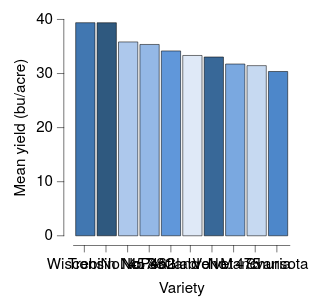

This figure's Vega-Lite source:
### Vega-Lite specification from a JSON file in a GitHub repository (floating-point values rounded to 4 significant figures)
{"background": null, "config": {"arc": {"fill": "#DBDBDB", "fillOpacity": 1.0, "innerRadius": 25.0, "padAngle": 0.03, "stroke": "black", "strokeOpacity": 1, "strokeWidth": 0.25}, "area": {"fill": "#DBDBDB", "fillOpacity": 1.0, "stroke": "black", "strokeOpacity": 1, "strokeWidth": 0.25}, "axis": {"domain": true, "domainCap": "round", "domainColor": "black", "domainWidth": 0.25, "grid": false, "gridCap": "round", "gridColor": "#F1F1F1", "gridDash": [0, 0], "gridOpacity": 1.0, "gridWidth": 0.25, "labelColor": "black", "labelFont": "HelveticaNeue", "labelFontSize": 7, "labelFontStyle": "normal", "labelFontWeight": 400, "offset": 4.5, "ticks": true, "tickCap": "round", "tickColor": "black", "tickSize": 3, "tickWidth": 0.25, "titleColor": "black", "titleFont": "HelveticaNeue", "titleFontSize": 7, "titleFontStyle": "normal", "titleFontWeight": 400}, "axisX": {"domain": true, "labelAlign": "center", "labelAngle": 0, "labels": true, "ticks": true, "translate": 0}, "axisY": {"domain": true, "labelAlign": "right", "labelAngle": 0, "labels": true, "ticks": true, "translate": 0}, "axisRight": {"domain": true, "labelAlign": "left", "labelAngle": 0, "labels": true, "ticks": true, "translate": 0}, "axisTop": {"domain": true, "labelAlign": "center", "labelAngle": 0, "labels": true, "ticks": true, "translate": 0}, "bar": {"fill": "#DBDBDB", "fillOpacity": 1.0, "stroke": "black", "strokeOpacity": 1, "strokeWidth": 0.25}, "boxplot": {"size": 9.0, "ticks": {"cornerRadius": 0.25, "fill": "black", "size": 4.5, "thickness": 0.25}, "box": {"fillOpacity": 1.0, "stroke": "black", "strokeOpacity": 1, "strokeWidth": 0.25}, "median": {"fill": "black", "fillOpacity": 1.0, "size": 9.0, "thickness": 0.25}, "rule": {"fill": "black", "fillOpacity": 1.0, "size": 10.0, "stroke": "black", "strokeDash": [0, 0], "strokeOpacity": 1, "strokeWidth": 0.25}, "outliers": {"color": "black", "fill": "black", "fillOpacity": 1.0, "size": 0, "stroke": "black", "strokeOpacity": 1, "strokeWidth": 0.25}}, "circle": {"fill": "black", "fillOpacity": 1.0, "size": 0.5, "stroke": "black", "strokeOpacity": 1, "strokeWidth": 0.25}, "errorband": {"band": {"fillOpacity": 0.6, "stroke": null, "strokeWidth": 0.25, "strokeOpacity": 1}, "borders": {"opacity": 0, "strokeOpacity": 0.25, "strokeWidth": 1}}, "errorbar": {"opacity": 1, "rule": {"strokeDash": [0, 0], "strokeWidth": 0.5}, "ticks": {"color": "black", "cornerRadius": 0.25, "opacity": 1, "size": 6.0, "thickness": 0.5}, "thickness": 0.5}, "font": "HelveticaNeue", "geoshape": {"fill": "#DBDBDB", "fillOpacity": 1.0, "stroke": "black", "strokeOpacity": 1, "strokeWidth": 0.25}, "header": {"labelColor": "black", "labelFont": "HelveticaNeue", "labelFontSize": 7, "labelFontStyle": "normal", "labelFontWeight": 400, "titleColor": "black", "titleFont": "HelveticaNeue", "titleFontSize": 7, "titleFontStyle": "normal", "titleFontWeight": 400, "titlePadding": 0}, "legend": {"disable": false, "offset": 4.5, "gradientLength": 50.0, "gradientThickness": 5.0, "gradientOpacity": 1.0, "gradientStrokeColor": "black", "gradientStrokeWidth": 0.25, "labelColor": "black", "labelFont": "HelveticaNeue", "labelFontSize": 7, "labelFontStyle": "normal", "labelFontWeight": 400, "strokeColor": "black", "strokeWidth": 0, "symbolSize": 42, "symbolStrokeColor": "black", "symbolStrokeWidth": 0.25, "titleColor": "black", "titleFont": "HelveticaNeue", "titleFontSize": 7, "titleFontStyle": "normal", "titleFontWeight": 400}, "line": {"color": "black", "stroke": "black", "strokeCap": "round", "strokeDash": [0, 0], "strokeOpacity": 1, "strokeWidth": 0.375}, "point": {"filled": true, "fill": "#DBDBDB", "fillOpacity": 1.0, "size": 5.0, "stroke": "black", "strokeOpacity": 1, "strokeWidth": 0.25}, "range": {"category": ["#DFE9F7", "#C6D9F1", "#ADC8EC", "#94B8E6", "#7AA8E0", "#6097DA", "#4D87CA", "#4177B1", "#386898", "#2F597F", "#264A69", "#1D3A58"], "diverging": {"scheme": ["#DFE9F7", "#C6D9F1", "#ADC8EC", "#94B8E6", "#7AA8E0", "#6097DA", "#4D87CA", "#4177B1", "#386898", "#2F597F", "#264A69", "#1D3A58"]}, "heatmap": {"scheme": ["#DFE9F7", "#C6D9F1", "#ADC8EC", "#94B8E6", "#7AA8E0", "#6097DA", "#4D87CA", "#4177B1", "#386898", "#2F597F", "#264A69", "#1D3A58"]}, "ordinal": {"scheme": ["#DFE9F7", "#C6D9F1", "#ADC8EC", "#94B8E6", "#7AA8E0", "#6097DA", "#4D87CA", "#4177B1", "#386898", "#2F597F", "#264A69", "#1D3A58"]}, "ramp": {"scheme": ["#DFE9F7", "#C6D9F1", "#ADC8EC", "#94B8E6", "#7AA8E0", "#6097DA", "#4D87CA", "#4177B1", "#386898", "#2F597F", "#264A69", "#1D3A58"]}}, "rule": {"color": "black", "stroke": "black", "strokeCap": "round", "strokeDash": [2, 2], "strokeOpacity": 1, "strokeWidth": 0.25}, "scale": {"bandPaddingInner": 0.1, "bandPaddingOuter": 0.1, "round": false}, "rect": {"fill": "#DBDBDB", "fillOpacity": 1.0, "stroke": "black", "strokeOpacity": 1, "strokeWidth": 0.25}, "square": {"fill": "#DBDBDB", "fillOpacity": 1.0, "size": 10.0, "stroke": "black", "strokeOpacity": 1, "strokeWidth": 0.25}, "text": {"color": "black", "font": "HelveticaNeue", "fontSize": 7, "fontStyle": "normal", "fontWeight": 400}, "title": {"anchor": "middle", "frame": "group", "color": "black", "font": "HelveticaNeue", "fontSize": 7, "fontStyle": "normal", "fontWeight": 400, "subtitleColor": "black", "subtitleFont": "HelveticaNeue", "subtitleFontSize": "HelveticaNeue", "subtitleFontStyle": "normal", "subtitleFontWeight": 400}, "view": {"continuousWidth": 100, "continuousHeight": 100, "discreteWidth": 100, "discreteHeight": 100, "fill": null, "stroke": null, "strokeWidth": 0.25}}, "data": {"name": "data-9cc0564cb5591205eeeca8d2429dd11b"}, "mark": {"type": "bar"}, "encoding": {"color": {"field": "variety", "legend": null, "type": "nominal"}, "x": {"field": "variety", "sort": "-y", "title": "Variety", "type": "nominal"}, "y": {"aggregate": "mean", "field": "yield", "title": "Mean yield (bu/acre)", "type": "quantitative"}}, "$schema": "https://vega.github.io/schema/vega-lite/v6.4.1.json", "datasets": {"data-9cc0564cb5591205eeeca8d2429dd11b": [{"yield": 27.0, "variety": "Manchuria", "year": 1931, "site": "University Farm"}, {"yield": 48.87, "variety": "Manchuria", "year": 1931, "site": "Waseca"}, {"yield": 27.43, "variety": "Manchuria", "year": 1931, "site": "Morris"}, {"yield": 39.93, "variety": "Manchuria", "year": 1931, "site": "Crookston"}, {"yield": 32.97, "variety": "Manchuria", "year": 1931, "site": "Grand Rapids"}, {"yield": 28.97, "variety": "Manchuria", "year": 1931, "site": "Duluth"}, {"yield": 43.07, "variety": "Glabron", "year": 1931, "site": "University Farm"}, {"yield": 55.2, "variety": "Glabron", "year": 1931, "site": "Waseca"}, {"yield": 28.77, "variety": "Glabron", "year": 1931, "site": "Morris"}, {"yield": 38.13, "variety": "Glabron", "year": 1931, "site": "Crookston"}, {"yield": 29.13, "variety": "Glabron", "year": 1931, "site": "Grand Rapids"}, {"yield": 29.67, "variety": "Glabron", "year": 1931, "site": "Duluth"}, {"yield": 35.13, "variety": "Svansota", "year": 1931, "site": "University Farm"}, {"yield": 47.33, "variety": "Svansota", "year": 1931, "site": "Waseca"}, {"yield": 25.77, "variety": "Svansota", "year": 1931, "site": "Morris"}, {"yield": 40.47, "variety": "Svansota", "year": 1931, "site": "Crookston"}, {"yield": 29.67, "variety": "Svansota", "year": 1931, "site": "Grand Rapids"}, {"yield": 25.7, "variety": "Svansota", "year": 1931, "site": "Duluth"}, {"yield": 39.9, "variety": "Velvet", "year": 1931, "site": "University Farm"}, {"yield": 50.23, "variety": "Velvet", "year": 1931, "site": "Waseca"}, {"yield": 26.13, "variety": "Velvet", "year": 1931, "site": "Morris"}, {"yield": 41.33, "variety": "Velvet", "year": 1931, "site": "Crookston"}, {"yield": 23.03, "variety": "Velvet", "year": 1931, "site": "Grand Rapids"}, {"yield": 26.3, "variety": "Velvet", "year": 1931, "site": "Duluth"}, {"yield": 36.57, "variety": "Trebi", "year": 1931, "site": "University Farm"}, {"yield": 63.83, "variety": "Trebi", "year": 1931, "site": "Waseca"}, {"yield": 43.77, "variety": "Trebi", "year": 1931, "site": "Morris"}, {"yield": 46.93, "variety": "Trebi", "year": 1931, "site": "Crookston"}, {"yield": 29.77, "variety": "Trebi", "year": 1931, "site": "Grand Rapids"}, {"yield": 33.93, "variety": "Trebi", "year": 1931, "site": "Duluth"}, {"yield": 43.27, "variety": "No. 457", "year": 1931, "site": "University Farm"}, {"yield": 58.1, "variety": "No. 457", "year": 1931, "site": "Waseca"}, {"yield": 28.7, "variety": "No. 457", "year": 1931, "site": "Morris"}, {"yield": 45.67, "variety": "No. 457", "year": 1931, "site": "Crookston"}, {"yield": 32.17, "variety": "No. 457", "year": 1931, "site": "Grand Rapids"}, {"yield": 33.6, "variety": "No. 457", "year": 1931, "site": "Duluth"}, {"yield": 36.6, "variety": "No. 462", "year": 1931, "site": "University Farm"}, {"yield": 65.77, "variety": "No. 462", "year": 1931, "site": "Waseca"}, {"yield": 30.37, "variety": "No. 462", "year": 1931, "site": "Morris"}, {"yield": 48.57, "variety": "No. 462", "year": 1931, "site": "Crookston"}, {"yield": 24.93, "variety": "No. 462", "year": 1931, "site": "Grand Rapids"}, {"yield": 28.1, "variety": "No. 462", "year": 1931, "site": "Duluth"}, {"yield": 32.77, "variety": "Peatland", "year": 1931, "site": "University Farm"}, {"yield": 48.57, "variety": "Peatland", "year": 1931, "site": "Waseca"}, {"yield": 29.87, "variety": "Peatland", "year": 1931, "site": "Morris"}, {"yield": 41.6, "variety": "Peatland", "year": 1931, "site": "Crookston"}, {"yield": 34.7, "variety": "Peatland", "year": 1931, "site": "Grand Rapids"}, {"yield": 32.0, "variety": "Peatland", "year": 1931, "site": "Duluth"}, {"yield": 24.67, "variety": "No. 475", "year": 1931, "site": "University Farm"}, {"yield": 46.77, "variety": "No. 475", "year": 1931, "site": "Waseca"}, {"yield": 22.6, "variety": "No. 475", "year": 1931, "site": "Morris"}, {"yield": 44.1, "variety": "No. 475", "year": 1931, "site": "Crookston"}, {"yield": 19.7, "variety": "No. 475", "year": 1931, "site": "Grand Rapids"}, {"yield": 33.07, "variety": "No. 475", "year": 1931, "site": "Duluth"}, {"yield": 39.3, "variety": "Wisconsin No. 38", "year": 1931, "site": "University Farm"}, {"yield": 58.8, "variety": "Wisconsin No. 38", "year": 1931, "site": "Waseca"}, {"yield": 29.47, "variety": "Wisconsin No. 38", "year": 1931, "site": "Morris"}, {"yield": 49.87, "variety": "Wisconsin No. 38", "year": 1931, "site": "Crookston"}, {"yield": 34.47, "variety": "Wisconsin No. 38", "year": 1931, "site": "Grand Rapids"}, {"yield": 31.6, "variety": "Wisconsin No. 38", "year": 1931, "site": "Duluth"}, {"yield": 26.9, "variety": "Manchuria", "year": 1932, "site": "University Farm"}, {"yield": 33.47, "variety": "Manchuria", "year": 1932, "site": "Waseca"}, {"yield": 34.37, "variety": "Manchuria", "year": 1932, "site": "Morris"}, {"yield": 32.97, "variety": "Manchuria", "year": 1932, "site": "Crookston"}, {"yield": 22.13, "variety": "Manchuria", "year": 1932, "site": "Grand Rapids"}, {"yield": 22.57, "variety": "Manchuria", "year": 1932, "site": "Duluth"}, {"yield": 36.8, "variety": "Glabron", "year": 1932, "site": "University Farm"}, {"yield": 37.73, "variety": "Glabron", "year": 1932, "site": "Waseca"}, {"yield": 35.13, "variety": "Glabron", "year": 1932, "site": "Morris"}, {"yield": 26.17, "variety": "Glabron", "year": 1932, "site": "Crookston"}, {"yield": 14.43, "variety": "Glabron", "year": 1932, "site": "Grand Rapids"}, {"yield": 25.87, "variety": "Glabron", "year": 1932, "site": "Duluth"}, {"yield": 27.43, "variety": "Svansota", "year": 1932, "site": "University Farm"}, {"yield": 38.5, "variety": "Svansota", "year": 1932, "site": "Waseca"}, {"yield": 35.03, "variety": "Svansota", "year": 1932, "site": "Morris"}, {"yield": 20.63, "variety": "Svansota", "year": 1932, "site": "Crookston"}, {"yield": 16.63, "variety": "Svansota", "year": 1932, "site": "Grand Rapids"}, {"yield": 22.23, "variety": "Svansota", "year": 1932, "site": "Duluth"}, {"yield": 26.8, "variety": "Velvet", "year": 1932, "site": "University Farm"}, {"yield": 37.4, "variety": "Velvet", "year": 1932, "site": "Waseca"}, {"yield": 38.83, "variety": "Velvet", "year": 1932, "site": "Morris"}, {"yield": 32.07, "variety": "Velvet", "year": 1932, "site": "Crookston"}, {"yield": 32.23, "variety": "Velvet", "year": 1932, "site": "Grand Rapids"}, {"yield": 22.47, "variety": "Velvet", "year": 1932, "site": "Duluth"}, {"yield": 29.07, "variety": "Trebi", "year": 1932, "site": "University Farm"}, {"yield": 49.23, "variety": "Trebi", "year": 1932, "site": "Waseca"}, {"yield": 46.63, "variety": "Trebi", "year": 1932, "site": "Morris"}, {"yield": 41.83, "variety": "Trebi", "year": 1932, "site": "Crookston"}, {"yield": 20.63, "variety": "Trebi", "year": 1932, "site": "Grand Rapids"}, {"yield": 30.6, "variety": "Trebi", "year": 1932, "site": "Duluth"}, {"yield": 26.43, "variety": "No. 457", "year": 1932, "site": "University Farm"}, {"yield": 42.2, "variety": "No. 457", "year": 1932, "site": "Waseca"}, {"yield": 43.53, "variety": "No. 457", "year": 1932, "site": "Morris"}, {"yield": 34.33, "variety": "No. 457", "year": 1932, "site": "Crookston"}, {"yield": 19.47, "variety": "No. 457", "year": 1932, "site": "Grand Rapids"}, {"yield": 22.7, "variety": "No. 457", "year": 1932, "site": "Duluth"}, {"yield": 25.57, "variety": "No. 462", "year": 1932, "site": "University Farm"}, {"yield": 44.7, "variety": "No. 462", "year": 1932, "site": "Waseca"}, {"yield": 47.0, "variety": "No. 462", "year": 1932, "site": "Morris"}, {"yield": 30.53, "variety": "No. 462", "year": 1932, "site": "Crookston"}, {"yield": 19.9, "variety": "No. 462", "year": 1932, "site": "Grand Rapids"}, {"yield": 22.5, "variety": "No. 462", "year": 1932, "site": "Duluth"}, {"yield": 28.07, "variety": "Peatland", "year": 1932, "site": "University Farm"}, {"yield": 36.03, "variety": "Peatland", "year": 1932, "site": "Waseca"}, {"yield": 43.2, "variety": "Peatland", "year": 1932, "site": "Morris"}, {"yield": 25.23, "variety": "Peatland", "year": 1932, "site": "Crookston"}, {"yield": 26.77, "variety": "Peatland", "year": 1932, "site": "Grand Rapids"}, {"yield": 31.37, "variety": "Peatland", "year": 1932, "site": "Duluth"}, {"yield": 30.0, "variety": "No. 475", "year": 1932, "site": "University Farm"}, {"yield": 41.27, "variety": "No. 475", "year": 1932, "site": "Waseca"}, {"yield": 44.23, "variety": "No. 475", "year": 1932, "site": "Morris"}, {"yield": 32.13, "variety": "No. 475", "year": 1932, "site": "Crookston"}, {"yield": 15.23, "variety": "No. 475", "year": 1932, "site": "Grand Rapids"}, {"yield": 27.37, "variety": "No. 475", "year": 1932, "site": "Duluth"}, {"yield": 38.0, "variety": "Wisconsin No. 38", "year": 1932, "site": "University Farm"}, {"yield": 58.17, "variety": "Wisconsin No. 38", "year": 1932, "site": "Waseca"}, {"yield": 47.17, "variety": "Wisconsin No. 38", "year": 1932, "site": "Morris"}, {"yield": 35.9, "variety": "Wisconsin No. 38", "year": 1932, "site": "Crookston"}, {"yield": 20.67, "variety": "Wisconsin No. 38", "year": 1932, "site": "Grand Rapids"}, {"yield": 29.33, "variety": "Wisconsin No. 38", "year": 1932, "site": "Duluth"}]}}
